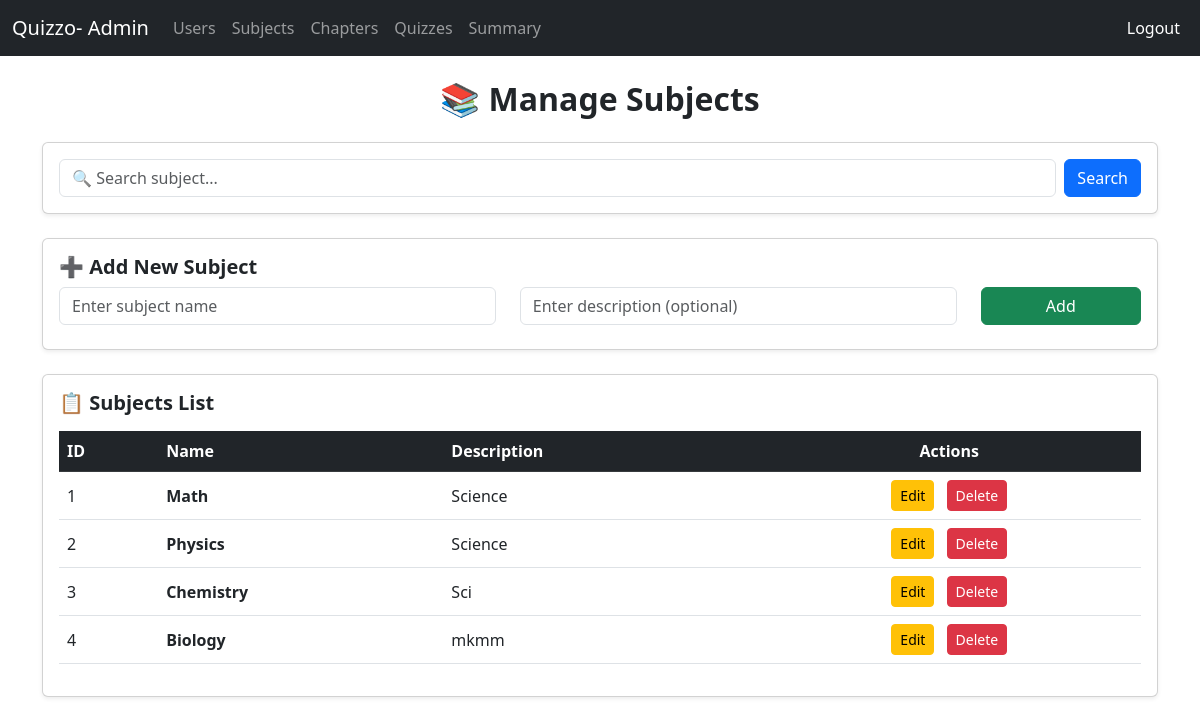
/admin/subjects (signed in), run on an earlier commit of the app's database.
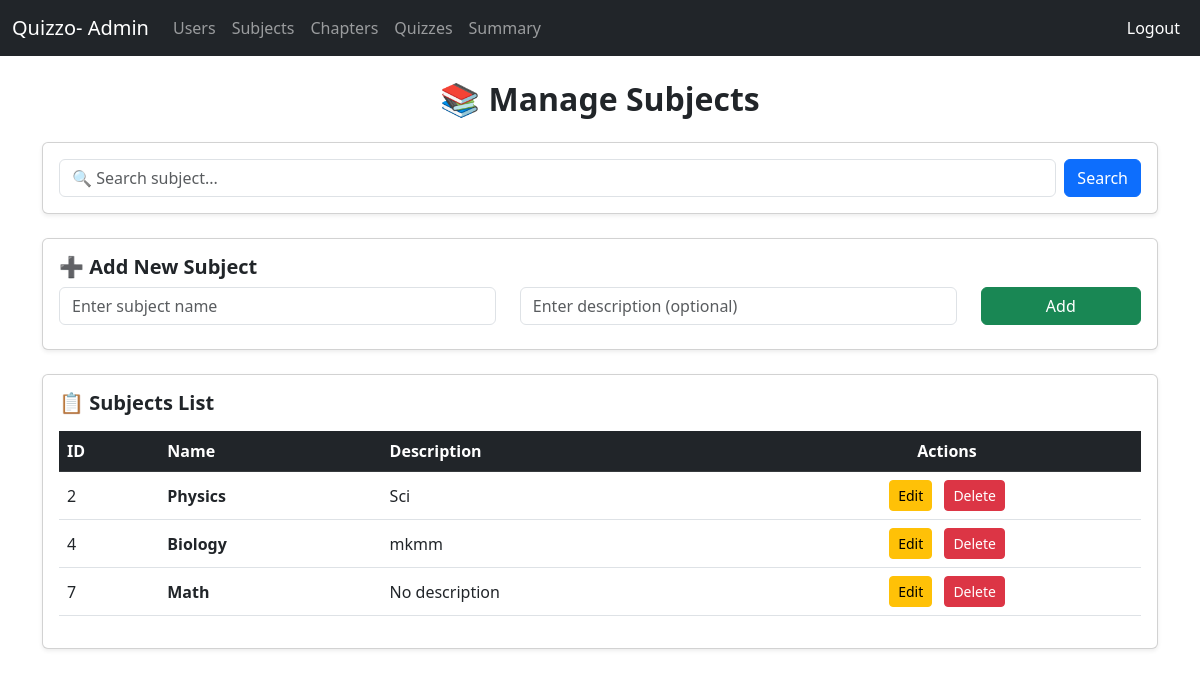
And on a later commit of the database.
### app.py (models this page shows)
class Subject(db.Model):
    __tablename__ = 'subjects'
    id = db.Column(db.Integer, primary_key=True)
    name = db.Column(db.String(120), nullable=False)
    description = db.Column(db.Text)
    chapters = db.relationship('Chapter', back_populates='subject')

### app.py (the view, shortened to what this page needs)
@app.route('/admin/subjects', methods=['GET', 'POST'])
def manage_subjects():
    if 'user_id' not in session or not is_admin(session['user_id']):
        return redirect(url_for('login'))
    search_query = request.args.get('search', '').strip()
    if search_query:
        subjects = Subject.query.filter(Subject.name.ilike(f"%{search_query}%")).all()
    else:
        subjects = Subject.query.all()
    return render_template('ad_subject.html', subjects=subjects, search_query=search_query)

### app.py (called while the page is built)
def is_admin(user_id):
    user = User.query.get(user_id)
    return user and user.role == 'admin'

### templates/ad_subject.html (shortened to what this page needs)
{% extends "base.html" %}
{% block navbar %}
{% include "ad_nav.html" %}
{% endblock %}
{% block content %}
    <div class="container mt-4">
        <h2 class="text-center mb-4 fw-bold">📚 Manage Subjects</h2>
        <div class="card p-3 shadow-sm mb-4">
            <form method="GET" action="{{ url_for('manage_subjects') }}" class="d-flex">
                <input type="text" name="search" class="form-control me-2" placeholder="🔍 Search subject..." value="{{ search_query }}">
                <button type="submit" class="btn btn-primary"> Search</button>
            </form>
        </div>
        <div class="card p-3 shadow-sm mb-4">
            <h5 class="fw-bold">➕ Add New Subject</h5>
            <form method="POST" action="{{ url_for('manage_subjects') }}">
                <div class="row">
                    <div class="col-md-5 mb-2">
                        <input type="text" name="name" class="form-control" placeholder="Enter subject name" required>
                    </div>
                    <div class="col-md-5 mb-2">
                        <input type="text" name="description" class="form-control" placeholder="Enter description (optional)">
                    </div>
                    <div class="col-md-2 mb-2">
                        <button type="submit" class="btn btn-success w-100"> Add</button>
                    </div>
                </div>
            </form>
        </div>
        <div class="card shadow-sm">
            <div class="card-body">
                <h5 class="fw-bold mb-3">📋 Subjects List</h5>
                <div class="table-responsive">
                    <table class="table table-hover align-middle">
                        <thead class="table-dark">
                            <tr>
                                <th>ID</th>
                                <th>Name</th>
                                <th>Description</th>
                                <th class="text-center">Actions</th>
                            </tr>
                        </thead>
                        <tbody>
                            {% for subject in subjects %}
                                <tr>
                                    <td>{{ subject.id }}</td>
                                    <td class="fw-bold">{{ subject.name }}</td>
                                    <td>{{ subject.description or 'No description' }}</td>
                                    <td class="text-center">
                                        <button class="btn btn-warning btn-sm me-2" data-bs-toggle="modal" data-bs-target="#editModal{{ subject.id }}">
                                             Edit
                                        </button>
                                        <form method="POST" action="{{ url_for('delete_subject', subject_id=subject.id) }}" class="d-inline" method="POST">
                                            <button type="submit" class="btn btn-danger btn-sm">
                                                 Delete
                                            </button>
                                        </form>
                                    </td>
                                </tr>
                            {% else %}
                                <tr>
                                    <td colspan="4" class="text-center text-muted">No subjects found.</td>
                                </tr>
                            {% endfor %}
                        </tbody>
                    </table>
                </div>
            </div>
        </div>
    </div>
{% endblock %}

What changed in the data, as far as the page shows it:
removed Subject: id "1", name "Math", description "Science"
removed Subject: id "3", name "Chemistry", description "Sci"
changed Subject "Physics": description "Science" → "Sci"
added Subject: id "7", name "Math", description "No description"
